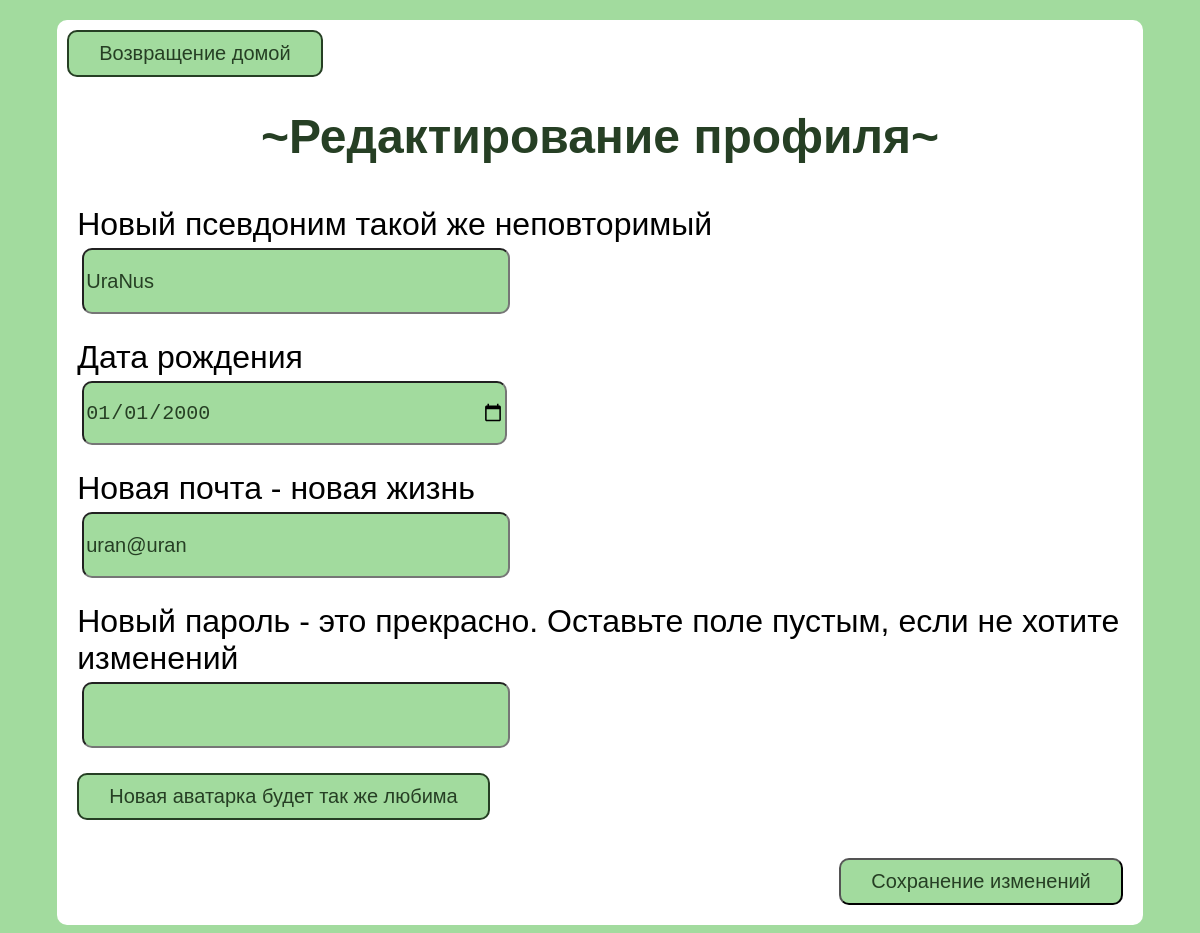
Screenshot of /edit_profile (signed in) with the database file from the repository.
### data/users.py (models this page shows, shortened)
class User(SqlAlchemyBase):
    __tablename__ = 'users'
    id = sqlalchemy.Column(sqlalchemy.Integer, primary_key=True, autoincrement=True)
    username = sqlalchemy.Column(sqlalchemy.String)
    email = sqlalchemy.Column(sqlalchemy.String, unique=True)
    hashed_password = sqlalchemy.Column(sqlalchemy.String)
    avatar = sqlalchemy.Column(sqlalchemy.String)
    birth_date = sqlalchemy.Column(sqlalchemy.Date)
    modified_date = sqlalchemy.Column(sqlalchemy.DateTime, default=datetime.datetime.now)
    novels = orm.relationship('Novel', back_populates='user')

### main.py (the view, shortened to what this page needs)
@app.route('/edit_profile', methods=['GET', 'POST'])
def edit_profile():
    if 'user_id' not in session:
        return redirect('/login')
    db_sess = db_session.create_session()
    user = db_sess.query(User).filter_by(id=session['user_id']).first()
    form = EditUserForm(obj=user)
    return render_template('edit_profile.html', title='Редактирование лучшего профиля', form=form)

### forms/simple_search.py
class SimpleSearch(FlaskForm):
    simple_search = StringField()
    submit = SubmitField('🔍')

### forms/edit_profile.py
class EditUserForm(FlaskForm):
    username = StringField('Новый псевдоним такой же неповторимый')
    birth_date = DateField()
    email = EmailField('Новая почта - новая жизнь')
    password = PasswordField('Новый пароль - это прекрасно. Оставьте поле пустым, если не хотите изменений')
    avatar = FileField('Новая аватарка будет так же любима',
                       validators=[FileAllowed(['png', 'jpg', 'jpeg'],
                                               'Всё также поддерживаем только форматы .png, .jpg, .jpeg')])
    submit = SubmitField('Сохранение изменений')

### data/db_session.py (called while the page is built)
def create_session() -> Session:
    global __factory
    return __factory()

### main.py (called while the page is built)
@app.context_processor
def inject_search_form():
    return dict(search_form=SimpleSearch())

@app.before_request
def handle_search():
    form = SimpleSearch()
    if form.validate_on_submit() and 'simple_search' in request.form:
        query = form.simple_search.data
        return redirect(url_for('main_page', q=query))

### templates/edit_profile.html (shortened to what this page needs)
{% extends "form_base.html"%}
{% block content %}
<form class="parent" action="" method="post" enctype="multipart/form-data">
    <div>
    <a class="custom-file-label" href="/profile">Возвращение домой</a>
    </div>
    <h1>~Редактирование профиля~</h1>
    <div class="child">
        {{form.username.label}}<br>
        {{form.username(class="text_field", type="text")}}<br>
    </div>
    <div class="child">
        <label>Дата рождения</label><br>
        {{form.birth_date(class="text_field", type="date")}}<br>
    </div>
    <div class="child">
        {{form.email.label}}<br>
        {{form.email(class="text_field", type="email")}}<br>
    </div>
    <div class="child">
        {{form.password.label}}<br>
        {{form.password(class="text_field", type="password")}}<br>
    </div>
    <div class="child">
        {{form.avatar.label(class="custom-file-label")}}<br>
        {{form.avatar(class="hidden-file", type="file", accept=".png,.jpg,.jpeg")}}<br>
    </div>
    <div class="child" style="text-align:right;">
        {{form.submit(class="button", type="submit")}}
    </div>
</form>
{% endblock %}

### static/css/form_base.css (style rules this page uses)
form { border-radius: 10px; font-family: "Kelly Slab", sans-serif; width: 90%; max-width: 1200px; margin: 20px auto; padding: 30px; background-color: white; }
h1 { text-align: center; font-family: "Kelly Slab", sans-serif; color: #263f24; font-size: 48px; }
.parent { display: flex; flex-direction: column; padding: 10px; }
.child { padding: 10px; }
.text_field { background-color: #A2DB9E; border-radius: 10px; height: 60px; width: 420px; font-size: 20px; text-align: left; color: #263f24; margin: 5px; }
label { font-size: 32px; text-align: center; color: #000; }
input::placeholder { color: #263f24; }
.button { background-color: #A2DB9E; font-size: 20px; text-align: center; border-radius: 10px; color: #263f24; padding: 10px 30px; }
.custom-file-label { display: inline-block; background-color: #A2DB9E; color: #263f24; padding: 10px 30px; border: 1px; border-radius: 10px; font-size: 20px; font-family: "Kelly Slab", sans-serif; cursor: pointer; text-decoration: none; border-width: 2px; border-style: solid; border-color:#263f24; }

### rows the page displays
User: username "UraNus", birth_date "01/01/2000", email "uran@uran"
